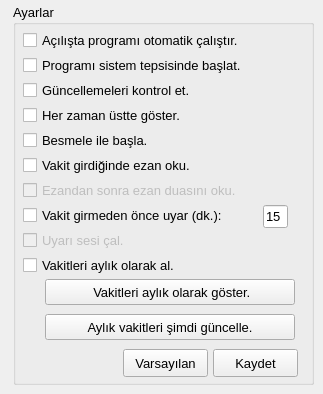
    <widget class="QWidget" name="ayarlar_tab">
     <attribute name="icon">
      <iconset resource="PyVakitci.qrc">
       <normaloff>:/resimler/ayarlar.png</normaloff>:/resimler/ayarlar.png</iconset>
     </attribute>
     <attribute name="title">
      <string/>
     </attribute>
     <widget class="QGroupBox" name="ayarlar_groupBox">
      <property name="geometry">
       <rect>
        <x>13</x>
        <y>4</y>
        <width>301</width>
        <height>381</height>
       </rect>
      </property>
      <property name="minimumSize">
       <size>
        <width>280</width>
        <height>381</height>
       </size>
      </property>
      <property name="font">
       <font>
        <pointsize>10</pointsize>
       </font>
      </property>
      <property name="title">
       <string>Ayarlar</string>
      </property>
      <property name="flat">
       <bool>false</bool>
      </property>
      <widget class="QCheckBox" name="otomatik_calistir_checkBox">
       <property name="geometry">
        <rect>
         <x>10</x>
         <y>25</y>
         <width>285</width>
         <height>23</height>
        </rect>
       </property>
       <property name="sizePolicy">
        <sizepolicy hsizetype="Preferred" vsizetype="Preferred">
         <horstretch>0</horstretch>
         <verstretch>0</verstretch>
        </sizepolicy>
       </property>
       <property name="text">
        <string>Açılışta programı otomatik çalıştır.</string>
       </property>
      </widget>
      <widget class="QCheckBox" name="her_zaman_ustte_checkBox">
       <property name="geometry">
        <rect>
         <x>10</x>
         <y>100</y>
         <width>285</width>
         <height>23</height>
        </rect>
       </property>
       <property name="sizePolicy">
        <sizepolicy hsizetype="Preferred" vsizetype="Preferred">
         <horstretch>0</horstretch>
         <verstretch>0</verstretch>
        </sizepolicy>
       </property>
       <property name="text">
        <string>Her zaman üstte göster.</string>
       </property>
      </widget>
      <widget class="QCheckBox" name="ezan_oku_checkBox">
       <property name="geometry">
        <rect>
         <x>10</x>
         <y>150</y>
         <width>285</width>
         <height>23</height>
        </rect>
       </property>
       <property name="sizePolicy">
        <sizepolicy hsizetype="Preferred" vsizetype="Preferred">
         <horstretch>0</horstretch>
         <verstretch>0</verstretch>
        </sizepolicy>
       </property>
       <property name="text">
        <string>Vakit girdiğinde ezan oku.</string>
       </property>
      </widget>
      <widget class="QCheckBox" name="dua_oku_checkBox">
       <property name="enabled">
        <bool>false</bool>
       </property>
       <property name="geometry">
        <rect>
         <x>10</x>
         <y>175</y>
         <width>285</width>
         <height>23</height>
        </rect>
       </property>
       <property name="sizePolicy">
        <sizepolicy hsizetype="Preferred" vsizetype="Preferred">
         <horstretch>0</horstretch>
         <verstretch>0</verstretch>
        </sizepolicy>
       </property>
       <property name="text">
        <string>Ezandan sonra ezan duasını oku.</string>
       </property>
      </widget>
      <widget class="QCheckBox" name="erken_uyari_checkBox">
       <property name="geometry">
        <rect>
         <x>10</x>
         <y>200</y>
         <width>285</width>
         <height>23</height>
        </rect>
       </property>
       <property name="sizePolicy">
        <sizepolicy hsizetype="Preferred" vsizetype="Preferred">
         <horstretch>0</horstretch>
         <verstretch>0</verstretch>
        </sizepolicy>
       </property>
       <property name="text">
        <string>Vakit girmeden önce uyar (dk.):</string>
       </property>
      </widget>
      <widget class="QLineEdit" name="erken_uyari_lineEdit">
       <property name="enabled">
        <bool>true</bool>
       </property>
       <property name="geometry">
        <rect>
         <x>250</x>
         <y>201</y>
         <width>25</width>
         <height>23</height>
        </rect>
       </property>
       <property name="sizePolicy">
        <sizepolicy hsizetype="Preferred" vsizetype="Preferred">
         <horstretch>0</horstretch>
         <verstretch>0</verstretch>
        </sizepolicy>
       </property>
       <property name="inputMethodHints">
        <set>Qt::ImhDigitsOnly</set>
       </property>
       <property name="inputMask">
        <string>99; </string>
       </property>
       <property name="text">
        <string>15</string>
       </property>
       <property name="maxLength">
        <number>2</number>
       </property>
       <property name="echoMode">
        <enum>QLineEdit::Normal</enum>
       </property>
      </widget>
      <widget class="QCheckBox" name="uyari_sesi_checkBox">
       <property name="enabled">
        <bool>false</bool>
       </property>
       <property name="geometry">
        <rect>
         <x>10</x>
         <y>225</y>
         <width>285</width>
         <height>23</height>
        </rect>
       </property>
       <property name="sizePolicy">
        <sizepolicy hsizetype="Preferred" vsizetype="Preferred">
         <horstretch>0</horstretch>
         <verstretch>0</verstretch>
        </sizepolicy>
       </property>
       <property name="text">
        <string>Uyarı sesi çal.</string>
       </property>
      </widget>
      <widget class="QPushButton" name="ayarlar_kaydet_pushButton">
       <property name="geometry">
        <rect>
         <x>200</x>
         <y>345</y>
         <width>85</width>
         <height>28</height>
        </rect>
       </property>
       <property name="toolTip">
        <string>Program kapanıp açıldığında yaptığınız değişikliklerin
hatırlanması için buraya tıklayın.</string>
       </property>
       <property name="text">
        <string>Kaydet</string>
       </property>
      </widget>
      <widget class="QPushButton" name="ayarlar_varsayilan_pushButton">
       <property name="geometry">
        <rect>
         <x>110</x>
         <y>345</y>
         <width>85</width>
         <height>28</height>
        </rect>
       </property>
       <property name="toolTip">
        <string>Varsayılan ayarlara dönmek isterseniz buraya tıklayın.</string>
       </property>
       <property name="text">
        <string>Varsayılan</string>
       </property>
      </widget>
      <widget class="QCheckBox" name="besmele_ile_basla_checkBox">
       <property name="geometry">
        <rect>
         <x>10</x>
         <y>125</y>
         <width>285</width>
         <height>23</height>
        </rect>
       </property>
       <property name="sizePolicy">
        <sizepolicy hsizetype="Preferred" vsizetype="Preferred">
         <horstretch>0</horstretch>
         <verstretch>0</verstretch>
        </sizepolicy>
       </property>
       <property name="text">
        <string>Besmele ile başla.</string>
       </property>
      </widget>
      <widget class="QCheckBox" name="otomatik_guncellestir_checkBox">
       <property name="geometry">
        <rect>
         <x>10</x>
         <y>75</y>
         <width>285</width>
         <height>23</height>
        </rect>
       </property>
       <property name="sizePolicy">
        <sizepolicy hsizetype="Preferred" vsizetype="Preferred">
         <horstretch>0</horstretch>
         <verstretch>0</verstretch>
        </sizepolicy>
       </property>
       <property name="text">
        <string>Güncellemeleri kontrol et.</string>
       </property>
      </widget>
      <widget class="QCheckBox" name="sistem_tepsisinde_baslat_checkBox">
       <property name="geometry">
        <rect>
         <x>10</x>
         <y>50</y>
         <width>285</width>
         <height>23</height>
        </rect>
       </property>
       <property name="sizePolicy">
        <sizepolicy hsizetype="Preferred" vsizetype="Preferred">
         <horstretch>0</horstretch>
         <verstretch>0</verstretch>
        </sizepolicy>
       </property>
       <property name="text">
        <string>Programı sistem tepsisinde başlat.</string>
       </property>
      </widget>
      <widget class="QPushButton" name="vakitleri_goster_pushButton">
       <property name="geometry">
        <rect>
         <x>32</x>
         <y>275</y>
         <width>250</width>
         <height>26</height>
        </rect>
       </property>
       <property name="text">
        <string> Vakitleri aylık olarak göster.</string>
       </property>
      </widget>
      <widget class="QCheckBox" name="vakitleri_aylik_al_checkBox">
       <property name="geometry">
        <rect>
         <x>10</x>
         <y>250</y>
         <width>285</width>
         <height>23</height>
        </rect>
       </property>
       <property name="sizePolicy">
        <sizepolicy hsizetype="Preferred" vsizetype="Preferred">
         <horstretch>0</horstretch>
         <verstretch>0</verstretch>
        </sizepolicy>
       </property>
       <property name="text">
        <string>Vakitleri aylık olarak al.</string>
       </property>
      </widget>
      <widget class="QPushButton" name="vakitleri_guncelle_pushButton">
       <property name="geometry">
        <rect>
         <x>32</x>
         <y>310</y>
         <width>250</width>
         <height>26</height>
        </rect>
       </property>
       <property name="text">
        <string>Aylık vakitleri şimdi güncelle.</string>
       </property>
      </widget>
     </widget>
    </widget>
